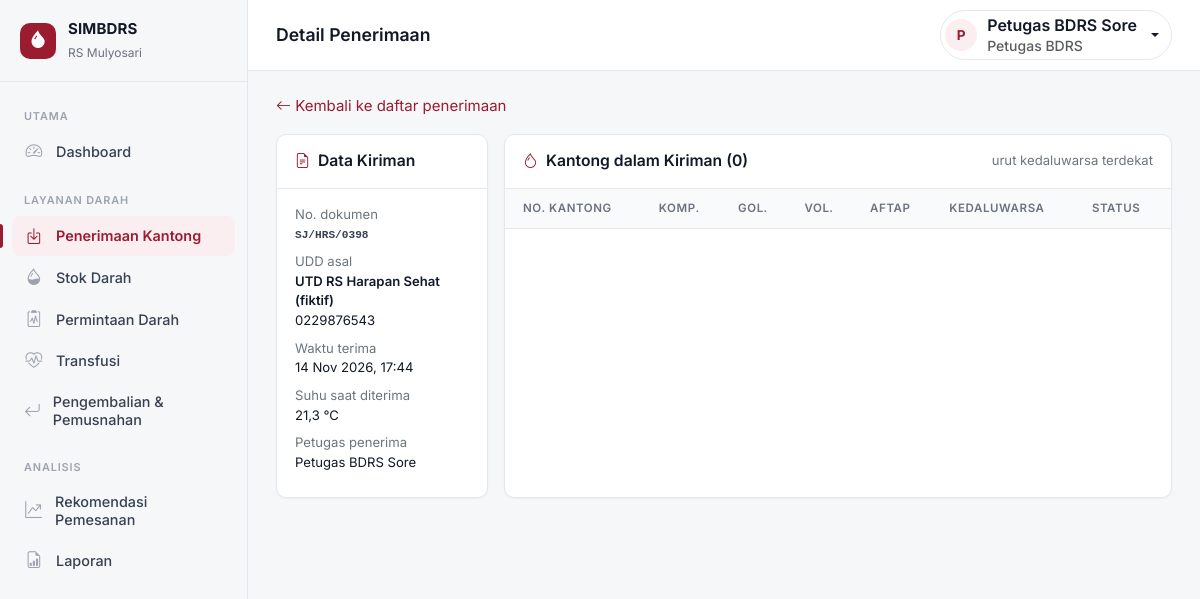
The page /modules/penerimaan/detail.php?id=98 (signed in) on the database its author committed.
### tables this page shows
CREATE TABLE penerimaan (
    id_penerimaan  INT AUTO_INCREMENT PRIMARY KEY,
    no_dokumen     VARCHAR(50)  NOT NULL,
    id_udd         INT NOT NULL,
    tgl_terima     DATETIME     NOT NULL,
    suhu_terima    DECIMAL(4,1) NULL,
    id_petugas     INT NOT NULL,
    catatan        TEXT NULL,
    CONSTRAINT fk_penerimaan_udd     FOREIGN KEY (id_udd)     REFERENCES udd_asal(id_udd),
    CONSTRAINT fk_penerimaan_petugas FOREIGN KEY (id_petugas) REFERENCES pengguna(id_pengguna)
);

CREATE TABLE pengguna (
    id_pengguna    INT AUTO_INCREMENT PRIMARY KEY,
    nama           VARCHAR(100) NOT NULL,
    username       VARCHAR(50)  NOT NULL UNIQUE,
    password_hash  VARCHAR(255) NOT NULL,
    role           ENUM('ADMIN','PETUGAS','KEPALA','DOKTER','PERAWAT') NOT NULL,
    id_ruangan     INT NULL,
    aktif          TINYINT(1)   NOT NULL DEFAULT 1,
    created_at     DATETIME     NOT NULL DEFAULT CURRENT_TIMESTAMP,
    CONSTRAINT fk_pengguna_ruangan FOREIGN KEY (id_ruangan) REFERENCES ruangan(id_ruangan)
);

CREATE TABLE udd_asal (
    id_udd    INT AUTO_INCREMENT PRIMARY KEY,
    nama_udd  VARCHAR(100) NOT NULL UNIQUE,
    alamat    VARCHAR(255) NULL,
    telepon   VARCHAR(20)  NULL,
    aktif     TINYINT(1)   NOT NULL DEFAULT 1
);

### includes/fungsi.php (called while the page is built, shortened)
<?php
function e($teks): string
{
    return htmlspecialchars((string) $teks, ENT_QUOTES, 'UTF-8');
}
function url(string $path = ''): string
{
    return BASE_URL . '/' . ltrim($path, '/');
}
function pengguna(): ?array
{
    return $_SESSION['pengguna'] ?? null;
}
function tgl_indo(?string $tanggal, bool $dengan_jam = false): string
{
    $bulan = ['', 'Jan', 'Feb', 'Mar', 'Apr', 'Mei', 'Jun', 'Jul', 'Agu', 'Sep', 'Okt', 'Nov', 'Des'];
    $t = strtotime($tanggal);
    $hasil = date('j', $t) . ' ' . $bulan[(int) date('n', $t)] . ' ' . date('Y', $t);
    return $dengan_jam ? $hasil . ', ' . date('H:i', $t) : $hasil;
}
function nama_role(string $role): string
{
    return [
        'ADMIN'   => 'Administrator',
        'PETUGAS' => 'Petugas BDRS',
        'KEPALA'  => 'Kepala BDRS',
        'DOKTER'  => 'Dokter',
        'PERAWAT' => 'Perawat',
    ][$role] ?? $role;
}

### modules/penerimaan/detail.php (the view, shortened to what this page needs)
<?php
require __DIR__ . '/../../auth/cek_akses.php';
$judul = 'Detail Penerimaan';
$id = (int) ($_GET['id'] ?? 0);
$stmt = $pdo->prepare(
    "SELECT pn.*, u.nama_udd, u.telepon, pg.nama AS nama_petugas
     FROM penerimaan pn
     JOIN udd_asal u  ON u.id_udd = pn.id_udd
     JOIN pengguna pg ON pg.id_pengguna = pn.id_petugas
     WHERE pn.id_penerimaan = ?"
);
$stmt->execute([$id]);
$h = $stmt->fetch();
$stmt = $pdo->prepare(
    "SELECT k.*, c.kode, c.suhu_min, c.suhu_max,
            DATEDIFF(k.tgl_kedaluwarsa, CURDATE()) AS sisa_hari
     FROM kantong_darah k
     JOIN komponen_darah c ON c.id_komponen = k.id_komponen
     WHERE k.id_penerimaan = ?
     ORDER BY k.tgl_kedaluwarsa, k.no_kantong"
);
$stmt->execute([$id]);
$kantong = $stmt->fetchAll();
$suhu_menyimpang = [];
require __DIR__ . '/../../includes/header.php';
?>
<div class="mb-3"><a href="index.php" class="text-decoration-none"><i class="bi bi-arrow-left"></i> Kembali ke daftar penerimaan</a></div>
<div class="row g-3">
    <div class="col-lg-4 col-xl-3">
        <section class="panel h-auto panel-lekat">
            <div class="panel-head"><i class="bi bi-file-earmark-text"></i><h2>Data Kiriman</h2></div>
            <div class="panel-body">
                <dl class="mb-0 small">
                    <dt class="text-secondary fw-normal">No. dokumen</dt><dd class="fw-semibold"><code><?= e($h['no_dokumen']) ?></code></dd>
                    <dt class="text-secondary fw-normal">UDD asal</dt><dd class="fw-semibold"><?= e($h['nama_udd']) ?><?= $h['telepon'] ? '<br><span class="fw-normal">' . e($h['telepon']) . '</span>' : '' ?></dd>
                    <dt class="text-secondary fw-normal">Waktu terima</dt><dd><?= e(tgl_indo($h['tgl_terima'], true)) ?></dd>
                    <dt class="text-secondary fw-normal">Suhu saat diterima</dt>
                    <dd><?= $h['suhu_terima'] !== null ? e(str_replace('.', ',', $h['suhu_terima'])) . ' °C' : '—' ?>
                        <?php foreach ($suhu_menyimpang as $kode => $rentang): ?>
                            <div class="text-danger"><i class="bi bi-thermometer-high"></i> di luar rentang <?= e($kode) ?> (<?= e(str_replace('.', ',', $rentang)) ?> °C)</div>
                        <?php endforeach; ?></dd>
                    <dt class="text-secondary fw-normal">Petugas penerima</dt><dd><?= e($h['nama_petugas']) ?></dd>
                </dl>
            </div>
        </section>
    </div>
    <div class="col-lg-8 col-xl-9">
        <section class="panel">
            <div class="panel-head"><i class="bi bi-droplet"></i><h2>Kantong dalam Kiriman (<?= count($kantong) ?>)</h2>
                <span class="ms-auto small text-secondary">urut kedaluwarsa terdekat</span></div>
            <div class="table-responsive">
                <table class="table table-hover">
                    <thead><tr><th>No. Kantong</th><th>Komp.</th><th>Gol.</th><th>Vol.</th><th>Aftap</th><th>Kedaluwarsa</th><th>Status</th></tr></thead>
                </table>
            </div>
        </section>
    </div>
</div>
<?php require __DIR__ . '/../../includes/footer.php'; ?>

### includes/header.php (shortened to what this page needs)
<?php
$judul      = $judul ?? NAMA_APP;
$saya       = pengguna();
?>
<!DOCTYPE html>
<html lang="id">
<head>
    <link href="https://cdn.jsdelivr.net/npm/bootstrap@5.3.3/dist/css/bootstrap.min.css" rel="stylesheet">
    <link href="https://cdn.jsdelivr.net/npm/bootstrap-icons@1.11.3/font/bootstrap-icons.min.css" rel="stylesheet">
    <link href="<?= url('assets/css/style.css') ?>" rel="stylesheet">
</head>
<body>
<div class="app">
    <?php require __DIR__ . '/sidebar.php'; ?>
    <div class="app-main">
        <header class="topbar">
            <h1 class="topbar-title"><?= e($judul) ?></h1>
            <div class="dropdown ms-auto">
                <button class="btn user-chip dropdown-toggle" data-bs-toggle="dropdown" aria-expanded="false">
                    <span class="avatar"><?= e(strtoupper(substr($saya['nama'], 0, 1))) ?></span>
                    <span class="d-none d-sm-inline text-start lh-sm">
                        <span class="d-block fw-semibold"><?= e($saya['nama']) ?></span>
                        <small class="text-muted">
                            <?= e(nama_role($saya['role'])) ?><?= $saya['nama_ruangan'] ? ' · ' . e($saya['nama_ruangan']) : '' ?>
                        </small>
                    </span>
                </button>
            </div>
        </header>
        <main class="content">

### assets/css/style.css (style rules this page uses)
:root { --merah: #9b1c31; --merah-tua: #7a1526; --merah-muda: #fbeef0; --merah-garis: #f3c9d0; --latar: #f6f7f9; --permukaan: #ffffff; --permukaan-2: #f9fafb; --garis: #e5e7eb; --teks: #111827; --teks-2: #374151; --teks-redup: #6b7280; --ok-bg: #e8f5ee; --ok-teks: #166534; --bahaya-bg: #fdecee; --bahaya-teks: #b42318; --waspada-bg: #fff4e0; --waspada-teks: #92400e; --info-bg: #e8f1fd; --info-teks: #1d4ed8; --netral-bg: #f1f2f4; --netral-teks: #374151; --radius: 10px; --radius-sm: 8px; --bayangan: 0 1px 2px rgba(16, 24, 40, .04); --sidebar-lebar: 248px; --bs-primary: var(--merah); --bs-primary-rgb: 155, 28, 49; --bs-link-color: var(--merah); --bs-link-color-rgb: 155, 28, 49; --bs-link-hover-color: var(--merah-tua); --bs-link-hover-color-rgb: 122, 21, 38; --bs-body-font-family: "Inter", "Segoe UI", system-ui, -apple-system, Roboto, Arial, sans-serif; --bs-body-color: var(--teks); --bs-border-color: var(--garis); --bs-border-radius: var(--radius-sm); }
body { background: var(--latar); color: var(--teks); font-size: .9375rem; -webkit-font-smoothing: antialiased; }
.table, .stat-angka, .stok-tile .jml { font-variant-numeric: tabular-nums; }
a { text-underline-offset: 2px; }
code { color: var(--teks-2); font-size: .85em; }
.btn { font-weight: 500; border-radius: var(--radius-sm); }
.app { display: flex; min-height: 100vh; }
.app-main { flex: 1; min-width: 0; display: flex; flex-direction: column; }
.content { padding: 24px 28px; flex: 1; width: 100%; max-width: 1480px; }
.topbar { display: flex; align-items: center; gap: 8px; padding: 10px 28px; min-height: 65px; background: rgba(255, 255, 255, .92); backdrop-filter: saturate(180%) blur(8px); border-bottom: 1px solid var(--garis); position: sticky; top: 0; z-index: 10; }
.topbar-title { font-size: 1.1rem; font-weight: 600; margin: 0; color: var(--teks); }
.user-chip { display: flex; align-items: center; gap: 10px; border: 1px solid var(--garis); border-radius: 40px; padding: 4px 12px 4px 4px; background: #fff; }
.avatar { width: 32px; height: 32px; border-radius: 50%; background: var(--merah-muda); color: var(--merah); font-weight: 700; font-size: .85rem; display: grid; place-items: center; }
.panel { background: var(--permukaan); border: 1px solid var(--garis); border-radius: var(--radius); box-shadow: var(--bayangan); height: 100%; }
.panel-head { display: flex; align-items: center; gap: 8px; padding: 14px 18px; border-bottom: 1px solid var(--garis); min-height: 54px; flex-wrap: wrap; }
.panel-head h2 { font-size: .98rem; font-weight: 600; margin: 0; color: var(--teks); }
.panel-head > .bi { color: var(--merah); }
.panel-body { padding: 16px 18px; }
.table { --bs-table-hover-bg: #fafbfc; --bs-table-border-color: #eef0f3; }
.panel .table { margin: 0; }
.table > thead th { font-size: .72rem; text-transform: uppercase; letter-spacing: .05em; color: var(--teks-redup); font-weight: 600; background: var(--permukaan-2); border-bottom: 1px solid var(--garis); white-space: nowrap; }
.panel .table td, .panel .table th { padding: 11px 14px; vertical-align: middle; }
.panel .table td:first-child, .panel .table th:first-child { padding-left: 18px; }
.panel .table td:last-child, .panel .table th:last-child { padding-right: 18px; }
@media (min-width: 992px) { .panel-lekat { position: sticky; top: 84px; } }

### rows shown on the page
penerimaan: id_petugas.nama "P", id_petugas.nama "Petugas BDRS Sore", no_dokumen "SJ/HRS/0398", id_udd.nama_udd "UTD RS Harapan Sehat (fiktif)", id_udd.telepon "0229876543", tgl_terima "14 Nov 2026, 17:44", suhu_terima "21,3"

### other values the page prints
NAMA_APP "SIMBDRS"
NAMA_RS "RS Mulyosari"
$m['judul'] "UTAMA"
$m['label'] "Dashboard"
$m['judul'] "LAYANAN DARAH"
$m['label'] "Penerimaan Kantong"
$m['label'] "Stok Darah"
$m['label'] "Permintaan Darah"
$m['label'] "Transfusi"
$m['label'] "Pengembalian & Pemusnahan"
$m['judul'] "ANALISIS"
$m['label'] "Rekomendasi Pemesanan"
$m['label'] "Laporan"
$judul "Detail Penerimaan"
nama_role($saya['role']) "Petugas BDRS"
